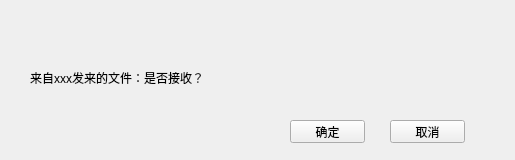
<?xml version="1.0" encoding="UTF-8"?>
<ui version="4.0">
 <class>RecevieFile</class>
 <widget class="QWidget" name="RecevieFile">
  <property name="geometry">
   <rect>
    <x>0</x>
    <y>0</y>
    <width>515</width>
    <height>160</height>
   </rect>
  </property>
  <property name="sizePolicy">
   <sizepolicy hsizetype="Fixed" vsizetype="Fixed">
    <horstretch>0</horstretch>
    <verstretch>0</verstretch>
   </sizepolicy>
  </property>
  <property name="minimumSize">
   <size>
    <width>515</width>
    <height>160</height>
   </size>
  </property>
  <property name="maximumSize">
   <size>
    <width>515</width>
    <height>160</height>
   </size>
  </property>
  <property name="windowTitle">
   <string>RecevieFile</string>
  </property>
  <widget class="QWidget" name="titleWidget" native="true">
   <property name="geometry">
    <rect>
     <x>0</x>
     <y>0</y>
     <width>515</width>
     <height>50</height>
    </rect>
   </property>
   <property name="titleskin" stdset="0">
    <bool>true</bool>
   </property>
  </widget>
  <widget class="QWidget" name="bodyWidget" native="true">
   <property name="geometry">
    <rect>
     <x>0</x>
     <y>50</y>
     <width>515</width>
     <height>110</height>
    </rect>
   </property>
   <property name="bottomskin" stdset="0">
    <bool>true</bool>
   </property>
   <widget class="QLabel" name="label">
    <property name="geometry">
     <rect>
      <x>30</x>
      <y>20</y>
      <width>381</width>
      <height>16</height>
     </rect>
    </property>
    <property name="text">
     <string>来自xxx发来的文件：是否接收？</string>
    </property>
   </widget>
   <widget class="QPushButton" name="okBtn">
    <property name="geometry">
     <rect>
      <x>290</x>
      <y>70</y>
      <width>75</width>
      <height>23</height>
     </rect>
    </property>
    <property name="text">
     <string>确定</string>
    </property>
   </widget>
   <widget class="QPushButton" name="cancelBtn">
    <property name="geometry">
     <rect>
      <x>390</x>
      <y>70</y>
      <width>75</width>
      <height>23</height>
     </rect>
    </property>
    <property name="text">
     <string>取消</string>
    </property>
   </widget>
  </widget>
 </widget>
 <layoutdefault spacing="6" margin="11"/>
 <resources/>
 <connections/>
</ui>
